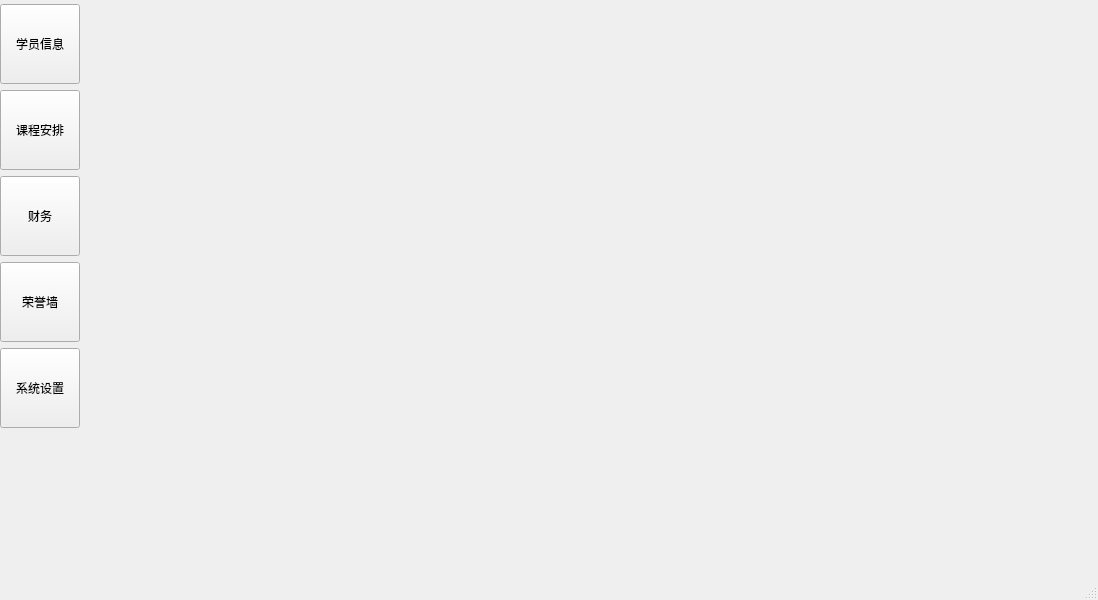
<?xml version="1.0" encoding="UTF-8"?>
<ui version="4.0">
 <class>MainWindow</class>
 <widget class="QMainWindow" name="MainWindow">
  <property name="geometry">
   <rect>
    <x>0</x>
    <y>0</y>
    <width>1098</width>
    <height>600</height>
   </rect>
  </property>
  <property name="windowTitle">
   <string>XX管理系统</string>
  </property>
  <widget class="QWidget" name="centralwidget">
   <layout class="QHBoxLayout" name="horizontalLayout">
    <property name="leftMargin">
     <number>0</number>
    </property>
    <property name="topMargin">
     <number>2</number>
    </property>
    <property name="rightMargin">
     <number>0</number>
    </property>
    <property name="bottomMargin">
     <number>2</number>
    </property>
    <item>
     <widget class="QWidget" name="widget" native="true">
      <property name="minimumSize">
       <size>
        <width>100</width>
        <height>0</height>
       </size>
      </property>
      <layout class="QVBoxLayout" name="verticalLayout">
       <property name="leftMargin">
        <number>0</number>
       </property>
       <property name="topMargin">
        <number>2</number>
       </property>
       <property name="rightMargin">
        <number>0</number>
       </property>
       <property name="bottomMargin">
        <number>2</number>
       </property>
       <item>
        <widget class="QToolButton" name="btnStudentInfo">
         <property name="minimumSize">
          <size>
           <width>80</width>
           <height>80</height>
          </size>
         </property>
         <property name="text">
          <string>学员信息</string>
         </property>
         <property name="icon">
          <iconset resource="MainWindow.qrc">
           <normaloff>:/MainWindow/image/people.png</normaloff>:/MainWindow/image/people.png</iconset>
         </property>
         <property name="iconSize">
          <size>
           <width>24</width>
           <height>24</height>
          </size>
         </property>
         <property name="checkable">
          <bool>true</bool>
         </property>
         <property name="toolButtonStyle">
          <enum>Qt::ToolButtonStyle::ToolButtonTextUnderIcon</enum>
         </property>
        </widget>
       </item>
       <item>
        <widget class="QToolButton" name="btnSchedule">
         <property name="minimumSize">
          <size>
           <width>80</width>
           <height>80</height>
          </size>
         </property>
         <property name="text">
          <string>课程安排</string>
         </property>
         <property name="icon">
          <iconset resource="MainWindow.qrc">
           <normaloff>:/MainWindow/image/people.png</normaloff>:/MainWindow/image/people.png</iconset>
         </property>
         <property name="iconSize">
          <size>
           <width>24</width>
           <height>24</height>
          </size>
         </property>
         <property name="checkable">
          <bool>true</bool>
         </property>
         <property name="toolButtonStyle">
          <enum>Qt::ToolButtonStyle::ToolButtonTextUnderIcon</enum>
         </property>
        </widget>
       </item>
       <item>
        <widget class="QToolButton" name="btnFinance">
         <property name="minimumSize">
          <size>
           <width>80</width>
           <height>80</height>
          </size>
         </property>
         <property name="text">
          <string>财务</string>
         </property>
         <property name="icon">
          <iconset resource="MainWindow.qrc">
           <normaloff>:/MainWindow/image/people.png</normaloff>:/MainWindow/image/people.png</iconset>
         </property>
         <property name="iconSize">
          <size>
           <width>24</width>
           <height>24</height>
          </size>
         </property>
         <property name="checkable">
          <bool>true</bool>
         </property>
         <property name="toolButtonStyle">
          <enum>Qt::ToolButtonStyle::ToolButtonTextUnderIcon</enum>
         </property>
        </widget>
       </item>
       <item>
        <widget class="QToolButton" name="btnHonor">
         <property name="minimumSize">
          <size>
           <width>80</width>
           <height>80</height>
          </size>
         </property>
         <property name="text">
          <string>荣誉墙</string>
         </property>
         <property name="icon">
          <iconset resource="MainWindow.qrc">
           <normaloff>:/MainWindow/image/people.png</normaloff>:/MainWindow/image/people.png</iconset>
         </property>
         <property name="iconSize">
          <size>
           <width>24</width>
           <height>24</height>
          </size>
         </property>
         <property name="checkable">
          <bool>true</bool>
         </property>
         <property name="toolButtonStyle">
          <enum>Qt::ToolButtonStyle::ToolButtonTextUnderIcon</enum>
         </property>
        </widget>
       </item>
       <item>
        <widget class="QToolButton" name="btnSetting">
         <property name="minimumSize">
          <size>
           <width>80</width>
           <height>80</height>
          </size>
         </property>
         <property name="text">
          <string>系统设置</string>
         </property>
         <property name="icon">
          <iconset resource="MainWindow.qrc">
           <normaloff>:/MainWindow/image/people.png</normaloff>:/MainWindow/image/people.png</iconset>
         </property>
         <property name="iconSize">
          <size>
           <width>24</width>
           <height>24</height>
          </size>
         </property>
         <property name="checkable">
          <bool>true</bool>
         </property>
         <property name="toolButtonStyle">
          <enum>Qt::ToolButtonStyle::ToolButtonTextUnderIcon</enum>
         </property>
        </widget>
       </item>
       <item>
        <spacer name="verticalSpacer">
         <property name="orientation">
          <enum>Qt::Orientation::Vertical</enum>
         </property>
         <property name="sizeHint" stdset="0">
          <size>
           <width>20</width>
           <height>139</height>
          </size>
         </property>
        </spacer>
       </item>
      </layout>
     </widget>
    </item>
    <item>
     <widget class="QStackedWidget" name="stackedWidget">
      <property name="currentIndex">
       <number>0</number>
      </property>
      <widget class="stuInfoWidget" name="pageStudentInfo"/>
      <widget class="QWidget" name="pageSchedule">
       <widget class="QPushButton" name="pushButton_2">
        <property name="geometry">
         <rect>
          <x>470</x>
          <y>200</y>
          <width>75</width>
          <height>24</height>
         </rect>
        </property>
        <property name="text">
         <string>2</string>
        </property>
       </widget>
      </widget>
      <widget class="QWidget" name="pageFinance">
       <widget class="QPushButton" name="pushButton_3">
        <property name="geometry">
         <rect>
          <x>480</x>
          <y>190</y>
          <width>75</width>
          <height>24</height>
         </rect>
        </property>
        <property name="text">
         <string>3</string>
        </property>
       </widget>
      </widget>
      <widget class="QWidget" name="pageHonor">
       <widget class="QPushButton" name="pushButton_4">
        <property name="geometry">
         <rect>
          <x>450</x>
          <y>210</y>
          <width>75</width>
          <height>24</height>
         </rect>
        </property>
        <property name="text">
         <string>4</string>
        </property>
       </widget>
      </widget>
      <widget class="QWidget" name="pageSetting">
       <widget class="QPushButton" name="pushButton_5">
        <property name="geometry">
         <rect>
          <x>510</x>
          <y>220</y>
          <width>75</width>
          <height>24</height>
         </rect>
        </property>
        <property name="text">
         <string>5</string>
        </property>
       </widget>
      </widget>
     </widget>
    </item>
   </layout>
  </widget>
  <widget class="QStatusBar" name="statusbar"/>
 </widget>
 <customwidgets>
  <customwidget>
   <class>stuInfoWidget</class>
   <extends>QWidget</extends>
   <header location="global">stuinfowidget.h</header>
   <container>1</container>
  </customwidget>
 </customwidgets>
 <resources>
  <include location="MainWindow.qrc"/>
 </resources>
 <connections/>
</ui>
